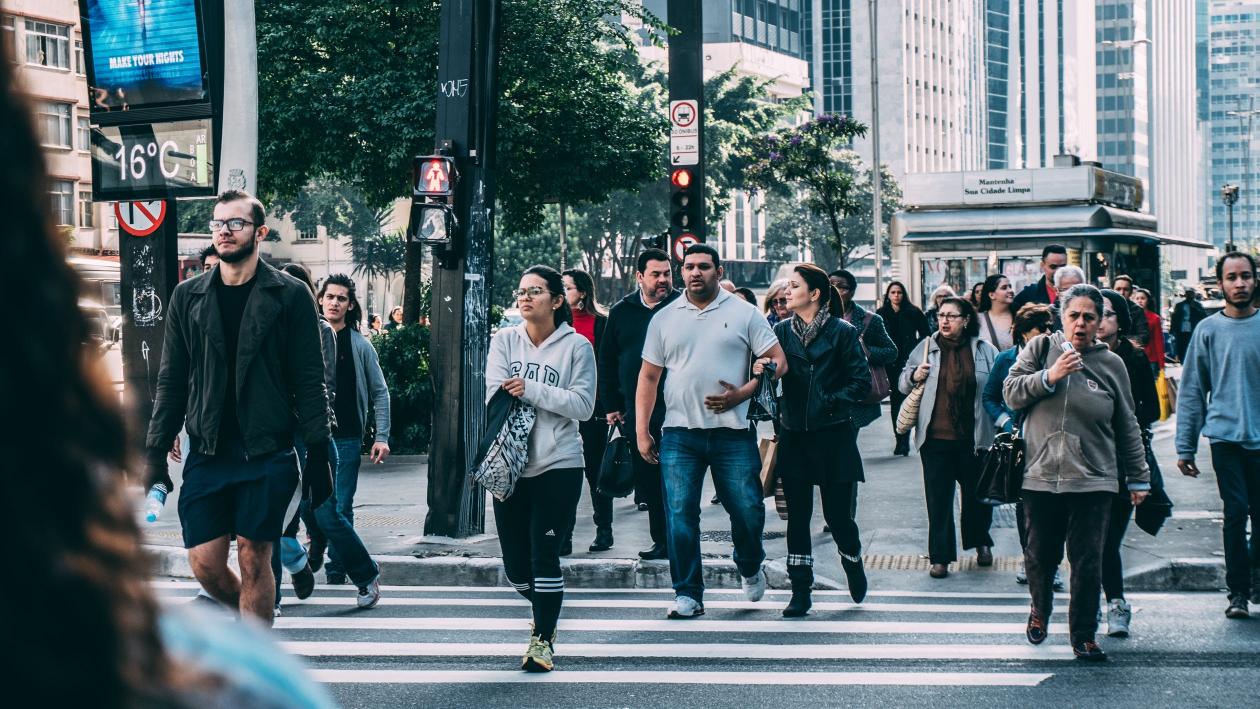
#> input picture app/test.jpg, 2520 x 1418 px (shown at 1/2 size)
$ python test.py
#> lines starting #> are read from the running program, lines starting #| are printed output that depends on the picture
### app/iRecall.py
import cv2
import os
import sys
import numpy as np
import uuid


algorithms = ['basic', 'lbh', 'eigen', 'fisher']
models = {'lbh': cv2.face.LBPHFaceRecognizer_create(), 'eigen': cv2.face_EigenFaceRecognizer.create(),
          'fisher': cv2.face_FisherFaceRecognizer.create()}


# [5 lines left out: function get_key_by_value, not called in this run]

def process_image(filename, dictionary, root_folder, maxConfidence):
    countTotal = 0
    countRecognized = 0
    countUnkown = 0
    faces = get_faces(filename)
    for face in faces:
        if dictionary is not None:
            (person_id, Confidence) = recognize_face(face, root_folder)
            if Confidence < maxConfidence:
                print("Label: %s, Confidence: %.2f" % (get_key_by_value(dictionary,person_id), Confidence))
                save_face(face, get_key_by_value(dictionary,person_id), root_folder)
                countRecognized += 1
            else:
                save_face(face, 'unknown', root_folder)
                countUnkown += 1
        else:
            save_face(face, 'unknown', root_folder)
            countUnkown += 1
        countTotal += 1
    print("Found "+str(countTotal)+" faces, "+str(countRecognized)+" known faces, "+str(countUnkown)+" unknown faces")


# [41 lines left out: function align, not called in this run]

def get_faces(filename):
#> called with filename = 'test.jpg'
    templatename = 'haarcascade_frontalface_alt2.xml'#''haarcascade_frontalface_default.xml'
    eye_templatename = 'haarcascade_eye.xml'
    left_eye_templatename = 'haarcascade_lefteye_2splits.xml'
    right_eye_templatename = 'haarcascade_righteye_2splits.xml'
    face_cascade = cv2.CascadeClassifier(templatename)
    eye_cascade = cv2.CascadeClassifier(eye_templatename)
    right_eye_cascade = cv2.CascadeClassifier(right_eye_templatename)
    left_eye_cascade = cv2.CascadeClassifier(left_eye_templatename)
    img = cv2.imread(filename)
#> img is the input picture: shape (1418, 2520, 3); mean B, G, R 110.2, 104.8, 87.3
    gray = cv2.cvtColor(img, cv2.COLOR_BGR2GRAY)
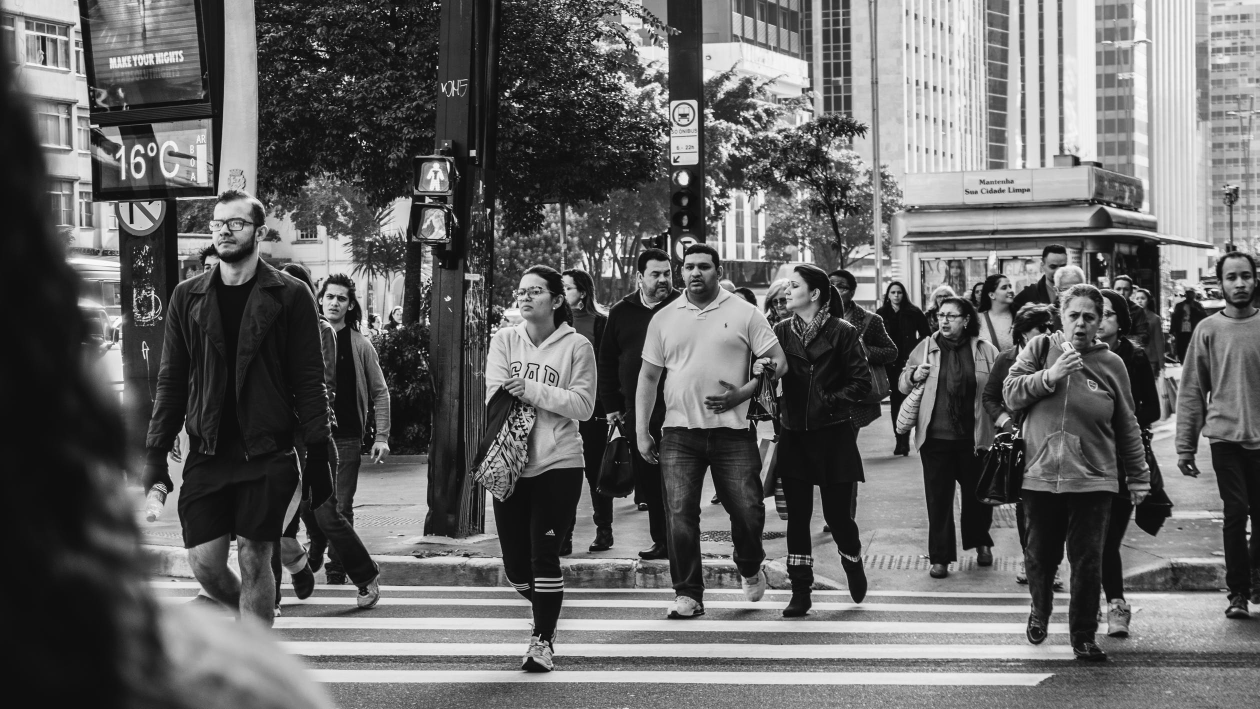
#> gray: shape (1418, 2520) (shown at 1/2 size); min 1, max 255, mean 100.2
    faces = face_cascade.detectMultiScale(gray, 1.2, 3)
#> faces = [[1894, 522, 35, 35], [1773, 570, 41, 41], [2222, 561, 45, 45], [1863, 609, 59, 59], [1291, 523, 67, 67], [640, 572, 63, 63], [1354, 505, 77, 77], [2120, 601, 83, 83], [411, 408, 95, 95], [2437, 525, 77, 77], [1018, 551, 84, 84], [1812, 675, 81, 81]]
    gray_faces = []
    c = 0
    for (x,y,w,h) in faces:
        #img = cv2.rectangle(img,(x,y),(x+w,y+h),(255,0,0),2)
        center = (x+w//2, y+h//2)
        radius = (w+h)//4

        face_image = cv2.resize(gray[y:y + h, x:x + w], (200, 200), interpolation=cv2.INTER_LINEAR)

        # [12 lines of commented-out code are left out]
        gray_faces.append(face_image)
        c += 1
#> this loop made 12 passes
#> (x, y, w, h, center, radius) on passes 1 to 12: (1894, 522, 35, 35, (1911, 539), 17), (1773, 570, 41, 41, (1793, 590), 20), (2222, 561, 45, 45, (2244, 583), 22), (1863, 609, 59, 59, (1892, 638), 29), (1291, 523, 67, 67, (1324, 556), 33), (640, 572, 63, 63, (671, 603), 31), (1354, 505, 77, 77, (1392, 543), 38), (2120, 601, 83, 83, (2161, 642), 41), (411, 408, 95, 95, (458, 455), 47), (2437, 525, 77, 77, (2475, 563), 38), (1018, 551, 84, 84, (1060, 593), 42), (1812, 675, 81, 81, (1852, 715), 40)
#> pass 1, in get_faces, `face_image = cv2.resize(gray[y:y + h, x:x + w], (200, 200), interpolat..`:
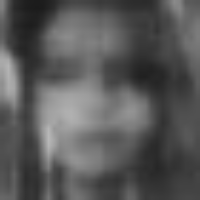
#> face_image: shape (200, 200); min 27, max 184, mean 88.2
#> pass 2, in get_faces, `face_image = cv2.resize(gray[y:y + h, x:x + w], (200, 200), interpolat..`:
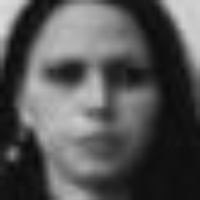
#> face_image: shape (200, 200); min 9, max 219, mean 84.8
#> pass 3, in get_faces, `face_image = cv2.resize(gray[y:y + h, x:x + w], (200, 200), interpolat..`:
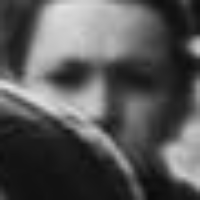
#> face_image: shape (200, 200); min 10, max 225, mean 86.3
#> after the loop, c = 12; gray_faces = 12 items
    return gray_faces

# [12 lines left out: function recognize_face, not called in this run]

def save_face(face, folder_name, root_folder):
    try:
        person_folder = os.path.join(root_folder, folder_name)
        try:
            os.stat(person_folder)
        except:
            os.mkdir(person_folder)

        filename = os.path.join(person_folder, uuid.uuid4().hex + '.pgm')
        #filename = str(root_folder + '/' + folder_name + '/' + uuid.uuid4().hex() + '.pgm')
        cv2.imwrite(filename, face)
    except cv2.error as e:
        print("cv2 error:", e)
    except:
        print("Unexpected error:", sys.exc_info()[0])


def save_dictionary(dic, root_folder):
    np.save(root_folder + '/dictionary.npy',dic)

def load_dictionary(root_folder):
#    dic = None
    try:
        dictionary_path = os.path.join(root_folder,'dictionary.npy')
        dic = np.load(dictionary_path, encoding = 'latin1').item()
        return dic
    except:
        print("Dictionary doesn't exist, all faces will be placed in the unknown folder:", sys.exc_info()[0])
        return None

# read images in all subfolders of the root folder
# each subfolder name is a name of a person, his/her name also stored in dictionary
# and id form dictionary used for model training
# y - name X - image of face

# [41 lines left out: function train_model, not called in this run]

### app/test.py
import iRecall
import os

if __name__ == "__main__":
    root_folder = './data/'
    try:
        os.stat(root_folder)
    except:
        os.mkdir(root_folder)

    dictionary = iRecall.load_dictionary(root_folder)
    maxConfidence = 10000
    iRecall.process_image('test.jpg', dictionary, root_folder, maxConfidence)
#> the loop in process_image, `for face in faces:` made 12 passes
#> after the loop in process_image, `for face in faces:`: countRecognized = 0; countTotal = 12
#| Found 12 faces, 0 known faces, 12 unknown faces
